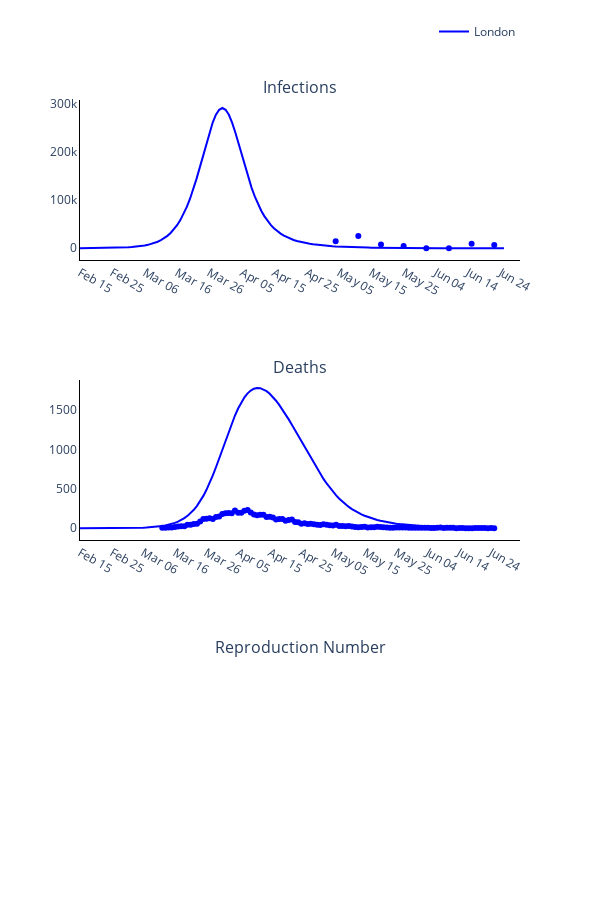

The cell this chart's notebook holds for it:
### Markdown cell above
### Plot observed versus predicted using model with optimised parameters

### Code cell
# Trace names - represent the solver used for the simulation
trace_name = regions
titles = ['Infections', 'Deaths', 'Reproduction Number']

fig = go.Figure()
fig = make_subplots(rows=len(titles), cols=1, subplot_titles=tuple(titles), horizontal_spacing = 0.15)

# Plot (continuous predicted timeline and pointwise observed numbers each day)
for r, region in enumerate(regions):
    # Plot of infections
    fig.add_trace(
        go.Scatter(
            x=times,
            y=new_infec_pred[r].tolist(),
            mode='lines',
            name=trace_name[r],
            line_color=colours[r]
        ),
        row= 1,
        col= 1
    )

    fig.add_trace(
        go.Scatter(
            x=serology_times,
            y=np.sum(np.multiply(np.nan_to_num(np.divide(positives_data[r], tests[r])), susceptibles[r]), axis=1).tolist(),
            mode='markers',
            name=trace_name[r],
            showlegend=False,
            line_color=colours[r]
        ),
        row= 1,
        col= 1
    )

    # Plot deaths
    fig.add_trace(
        go.Scatter(
            x=times,
            y=deaths_pred[r].tolist(),
            mode='lines',
            name=trace_name[r],
            showlegend=False,
            line_color=colours[r]
        ),
        row= 2,
        col= 1
    )

    fig.add_trace(
        go.Scatter(
            x=deaths_times,
            y=np.sum(deaths_data[r], axis=1).tolist(),
            mode='markers',
            name=trace_name[r],
            showlegend=False,
            line_color=colours[r]
        ),
        row= 2,
        col= 1
    )

    # Plot reproduction number
    #fig.add_trace(
    #    go.Scatter(
    #        x=times,
    #        y=reprod_num_pred[r].tolist(),
    #        mode='lines',
    #        name=trace_name[r],
    #        showlegend=False,
    #        line_color=colours[r]
    #    ),
    #    row= 3,
    #    col= 1
    #)

# Add axis labels
fig.update_layout(
    width=600, 
    height=900,
    plot_bgcolor='white',
    xaxis=dict(
        linecolor='black',
        tickvals=np.arange(1, total_days, 10).tolist(),
        ticktext=['Feb 15', 'Feb 25', 'Mar 06', 'Mar 16', 'Mar 26', 'Apr 05', 'Apr 15', 'Apr 25', 'May 05', 'May 15', 'May 25', 'Jun 04', 'Jun 14', 'Jun 24']),
    yaxis=dict(linecolor='black'),
    xaxis2=dict(
        linecolor='black',
        tickvals=np.arange(1, total_days, 10).tolist(),
        ticktext=['Feb 15', 'Feb 25', 'Mar 06', 'Mar 16', 'Mar 26', 'Apr 05', 'Apr 15', 'Apr 25', 'May 05', 'May 15', 'May 25', 'Jun 04', 'Jun 14', 'Jun 24']),
    yaxis2=dict(linecolor='black'),
    xaxis3=dict(
        linecolor='black',
        tickvals=np.arange(1, total_days, 10).tolist(),
        ticktext=['Feb 15', 'Feb 25', 'Mar 06', 'Mar 16', 'Mar 26', 'Apr 05', 'Apr 15', 'Apr 25', 'May 05', 'May 15', 'May 25', 'Jun 04', 'Jun 14', 'Jun 24']),
    yaxis3=dict(linecolor='black'),
    legend=dict(
        orientation='h',
        yanchor="bottom",
        y=1.075,
        xanchor="right",
        x=1)
    )

fig.write_image('images/Figure-3-optimisation.pdf')
fig.show()

### Figure 1 — Plotly figure (JSON) as saved in the notebook; plotly's stock layout.template omitted (floating-point values rounded to 4 significant figures; data arrays with more than 128 entries replaced by an {"elided": "..."} marker saying what was removed)
{"data": [{"line": {"color": "blue"}, "mode": "lines", "name": "London", "type": "scatter", "x": {"elided": "132 int values"}, "xaxis": "x", "y": {"elided": "132 float values"}, "yaxis": "y"}, {"line": {"color": "blue"}, "mode": "markers", "name": "London", "showlegend": false, "type": "scatter", "x": [80, 87, 94, 101, 108, 115, 122, 129], "xaxis": "x", "y": [14650.0, 25320.0, 8014.0, 4745.0, 0, 0, 9439.0, 6912.0, 10870.0, 4414.0, 1584.0, 2769.0, 0, 0, 5037.0, 8908.0, 0, 18380.0, 23150.0, 21780.0, 9032.0, 26790.0, 54920.0, 43390.0, 42220.0, 0, 43170.0, 56570.0, 55360.0, 0, 140600.0, 129400.0, 121400.0, 39440.0, 26570.0, 30590.0, 30600.0, 8863.0, 5654.0, 9741.0, 33450.0, 5386.0, 3908.0, 6373.0, 0, 3645.0, 3716.0, 9541.0, 8854.0, 38980.0, 49380.0, 37680.0, 31050.0], "yaxis": "y"}, {"line": {"color": "blue"}, "mode": "lines", "name": "London", "showlegend": false, "type": "scatter", "x": {"elided": "132 int values"}, "xaxis": "x2", "y": {"elided": "132 float values"}, "yaxis": "y2"}, {"line": {"color": "blue"}, "mode": "markers", "name": "London", "showlegend": false, "type": "scatter", "x": [27, 28, 29, 30, 31, 32, 33, 34, 35, 36, 37, 38, 39, 40, 41, 42, 43, 44, 45, 46, 47, 48, 49, 50, 51, 52, 53, 54, 55, 56, 57, 58, 59, 60, 61, 62, 63, 64, 65, 66, 67, 68, 69, 70, 71, 72, 73, 74, 75, 76, 77, 78, 79, 80, 81, 82, 83, 84, 85, 86, 87, 88, 89, 90, 91, 92, 93, 94, 95, 96, 97, 98, 99, 100, 101, 102, 103, 104, 105, 106, 107, 108, 109, 110, 111, 112, 113, 114, 115, 116, 117, 118, 119, 120, 121, 122, 123, 124, 125, 126, 127, 128, 129, 130, 131, 132], "xaxis": "x2", "y": {"elided": "471 int values"}, "yaxis": "y2"}], "layout": {"annotations": [{"font": {"size": 16}, "showarrow": false, "text": "Infections", "x": 0.5, "xanchor": "center", "xref": "paper", "y": 1, "yanchor": "bottom", "yref": "paper"}, {"font": {"size": 16}, "showarrow": false, "text": "Deaths", "x": 0.5, "xanchor": "center", "xref": "paper", "y": 0.6111, "yanchor": "bottom", "yref": "paper"}, {"font": {"size": 16}, "showarrow": false, "text": "Reproduction Number", "x": 0.5, "xanchor": "center", "xref": "paper", "y": 0.2222, "yanchor": "bottom", "yref": "paper"}], "height": 900, "legend": {"orientation": "h", "x": 1, "xanchor": "right", "y": 1.075, "yanchor": "bottom"}, "plot_bgcolor": "white", "width": 600, "xaxis": {"anchor": "y", "domain": [0, 1], "linecolor": "black", "ticktext": ["Feb 15", "Feb 25", "Mar 06", "Mar 16", "Mar 26", "Apr 05", "Apr 15", "Apr 25", "May 05", "May 15", "May 25", "Jun 04", "Jun 14", "Jun 24"], "tickvals": [1, 11, 21, 31, 41, 51, 61, 71, 81, 91, 101, 111, 121, 131]}, "xaxis2": {"anchor": "y2", "domain": [0, 1], "linecolor": "black", "ticktext": ["Feb 15", "Feb 25", "Mar 06", "Mar 16", "Mar 26", "Apr 05", "Apr 15", "Apr 25", "May 05", "May 15", "May 25", "Jun 04", "Jun 14", "Jun 24"], "tickvals": [1, 11, 21, 31, 41, 51, 61, 71, 81, 91, 101, 111, 121, 131]}, "xaxis3": {"anchor": "y3", "domain": [0, 1], "linecolor": "black", "ticktext": ["Feb 15", "Feb 25", "Mar 06", "Mar 16", "Mar 26", "Apr 05", "Apr 15", "Apr 25", "May 05", "May 15", "May 25", "Jun 04", "Jun 14", "Jun 24"], "tickvals": [1, 11, 21, 31, 41, 51, 61, 71, 81, 91, 101, 111, 121, 131]}, "yaxis": {"anchor": "x", "domain": [0.7778, 1], "linecolor": "black"}, "yaxis2": {"anchor": "x2", "domain": [0.3889, 0.6111], "linecolor": "black"}, "yaxis3": {"anchor": "x3", "domain": [0, 0.2222], "linecolor": "black"}}}
